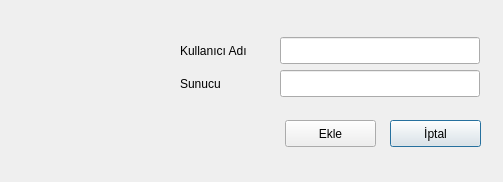
<?xml version="1.0" encoding="UTF-8"?>
<ui version="4.0">
 <class>addFriend</class>
 <widget class="QDialog" name="addFriend">
  <property name="geometry">
   <rect>
    <x>0</x>
    <y>0</y>
    <width>503</width>
    <height>182</height>
   </rect>
  </property>
  <property name="windowTitle">
   <string>Arkadaş Ekle</string>
  </property>
  <widget class="QLabel" name="label">
   <property name="geometry">
    <rect>
     <x>180</x>
     <y>42</y>
     <width>83</width>
     <height>17</height>
    </rect>
   </property>
   <property name="text">
    <string>Kullanıcı Adı</string>
   </property>
  </widget>
  <widget class="QLabel" name="label_2">
   <property name="geometry">
    <rect>
     <x>180</x>
     <y>75</y>
     <width>50</width>
     <height>17</height>
    </rect>
   </property>
   <property name="text">
    <string>Sunucu</string>
   </property>
  </widget>
  <widget class="QLineEdit" name="friend_uname">
   <property name="enabled">
    <bool>true</bool>
   </property>
   <property name="geometry">
    <rect>
     <x>280</x>
     <y>37</y>
     <width>200</width>
     <height>27</height>
    </rect>
   </property>
  </widget>
  <widget class="QLineEdit" name="server">
   <property name="geometry">
    <rect>
     <x>280</x>
     <y>70</y>
     <width>200</width>
     <height>27</height>
    </rect>
   </property>
  </widget>
  <widget class="QPushButton" name="addFriendExit">
   <property name="geometry">
    <rect>
     <x>390</x>
     <y>120</y>
     <width>91</width>
     <height>27</height>
    </rect>
   </property>
   <property name="text">
    <string>İptal</string>
   </property>
  </widget>
  <widget class="QPushButton" name="addFriendSubmit">
   <property name="geometry">
    <rect>
     <x>285</x>
     <y>120</y>
     <width>91</width>
     <height>27</height>
    </rect>
   </property>
   <property name="text">
    <string>Ekle</string>
   </property>
  </widget>
  <widget class="QLabel" name="addFriendSymbol">
   <property name="geometry">
    <rect>
     <x>20</x>
     <y>20</y>
     <width>91</width>
     <height>81</height>
    </rect>
   </property>
   <property name="text">
    <string/>
   </property>
   <property name="pixmap">
    <pixmap>../../addFriend1.png</pixmap>
   </property>
  </widget>
  <widget class="QLabel" name="label_3">
   <property name="geometry">
    <rect>
     <x>60</x>
     <y>30</y>
     <width>71</width>
     <height>81</height>
    </rect>
   </property>
   <property name="text">
    <string/>
   </property>
   <property name="pixmap">
    <pixmap>../Statics/group.png</pixmap>
   </property>
  </widget>
 </widget>
 <resources/>
 <connections/>
</ui>
